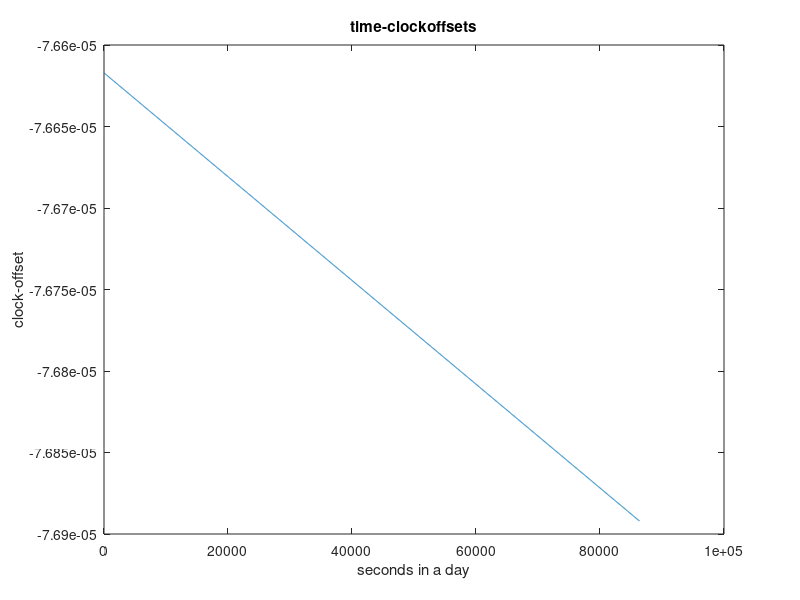

Recreate this plot in MATLAB. (Note: this script raises an error after producing the figure.)
%%%%%%%%%%%%%%%%%%%%%%%%%%%%%%%%%%%%%%%%%%%%%%%%%%%%%%%%%%%%%%%%%%%%%%%%%%%%%%%%%%%%%%%%%%%%
% Positioning and Location Based Services
% A.A. 2023/2024
% Exercise 2:  GPS orbits computation
% 
% Mu Junjie Deng Jianwei Su Jiayi
% 
% References:
%     - http://www.navipedia.net/index.php/Clock_Modelling
%     - http://www.ajgeomatics.com/SatelliteOrbitsRev0828-2010.pdf
%     - http://www.navipedia.net/index.php/GPS_and_Galileo_Satellite_Coordinates_Computation
%%%%%%%%%%%%%%%%%%%%%%%%%%%%%%%%%%%%%%%%%%%%%%%%%%%%%%%%%%%%%%%%%%%%%%%%%%%%%%%%%%%%%%%%%%%%

close all
set(0,'DefaultFigureWindowStyle','docked');

% Load Almanac of satellite SVN 63, PRN 01 (Block IIR) for 2016
dt0= -7.661711424589D-05;
dt1= -3.183231456205D-12;
dt2=  0.000000000000D+00;
a = 5.153650835037D+03^2;
e = 3.841053112410D-03;
M0 = 1.295004883409D+00;
Omega0 = -2.241692424630D-01;
Omegadot = -8.386063598924D-09;
i0 = 9.634782624741D-01;
idot = -7.286017777600D-11;
w0 = 9.419793734505D-01;
wdot = 0.0;

GMe = 3.986005D+14;
OmegaEdot = 7.2921151467D-05;
% Initialize vector of epochs 
t_0 = 0;     
t_end = 23*3600+59*60+59;
t_step = 30;    
time_epochs = (t_0:t_step:t_end);
% 1) Compute clock offsets and plot it

clock_offset = dt0 + dt1*time_epochs + dt2*time_epochs.^2;
figure(1)
plot(time_epochs, clock_offset, "-");
xlabel('seconds in a day');
ylabel('clock-offset');
title('time-clockoffsets');
ax = gca;
ax.XAxis.Exponent = 0;
% 2) Compute positions in ITRF, X, Y, Z
% Initialize vector of positions
n_epochs = length(time_epochs);
satilte_ORS = zeros(3, n_epochs);
satelite_ITRF = zeros(3, n_epochs);
t=zeros(1, n_epochs);
% compute the mean velocity
n = sqrt(GMe / a^3);

i = 1;
for Dt = t_0 : t_step : (t_end - t_0)
    t(i) = Dt;
    % compute psi
    % a.mean anomaly
    M_t = M0 + n*Dt;
    % b.eccentric anomaly
    E = ecc_anomaly(M_t, e);
    % c.true anomaly
    psi = atan2(sqrt(1-e^2)*sin(E),(cos(E)-e));
    % compute r 
    rt = a*(1-e^2)/(1+e*cos(psi));
    % satellite	coordinates	in	the	ORS
    xt = rt*cos(psi);
    yt = rt*sin(psi);
    satilte_ORS(:,i) = [xt;yt;0];
    % compute w(t)=w0+wdot(t-t0)
    wt = w0 + wdot*Dt;
    % compute i(t)
    it = i0 + idot*Dt;
    % compute W(t)
    omega = Omega0 + (Omegadot-OmegaEdot)*Dt;
    %fill three rotation matrices
    R3o = [cos(-omega),sin(-omega),0;-sin(-omega),cos(-omega),0;0,0,1];
    R1i = [1,0,0;0,cos(-it),-sin(-it);0,sin(-it),cos(-it)];
    R3w = [cos(-wt),sin(-wt),0;-sin(-wt),cos(-wt),0;0,0,1];
    %rotate from OCRS to ITRF
    satelite_ITRF(:,i) = R3o*R1i*R3w*satilte_ORS(:,i);
    i = i+1;
end
% 3) Convert X(t), Y(t), Z(t) to phi(t), lat(t), h(t)
% compute the average radius
Geo = cart2geo(satelite_ITRF);

% 4) Plot satellite's daily trajectory with basemap
figure(2);
% H = subplot(m,n,p), or subplot(mnp), breaks the Figure window
% into an m-by-n matrix of small axes

% Plot groundtracks
% axesm Define map axes and set map properties
ax = axesm ('eqdcylin', 'Frame', 'on', 'Grid', 'on', 'LabelUnits', 'degrees', 'MeridianLabel', 'on', 'ParallelLabel', 'on', 'MLabelParallel', 'south');
% geoshow Display map latitude and longitude data 
%  DISPLAYTYPE can be 'point', 'line', or 'polygon' and defaults to 'line'
geoshow('landareas.shp', 'FaceColor', 'black');
hold on
lon = Geo(1:end,2);
lat = -Geo(1:end,1);
geoshow(lat,lon, 'DisplayType', 'point', 'MarkerEdgeColor', 'green');
% axis EQUAL  sets the aspect ratio so that equal tick mark
% increments on the x-,y- and z-axis are equal in size.
% axis TIGHT sets the axis limits to the range of the data.
axis equal; axis tight;

% Plot height of the satellite 
figure(3)
plot(t(1:10:end), Geo(1:10:end,3), '.g');
%title(['ellipsoidic height variations [km] around mean height = ' num2str(mean(##YourVariables) ' km']);
xlabel('seconds in one day (00:00 - 23:59 = 86400 sec)');
ylabel('[km]');
xlim([1 t(end)]);


% SYNTAX
%  *  [E] = ecc_anomaly(M, e)
% OUTPUT
%  *  E = eccentricity anomaly
% INPUT
%  *  M = mean anomaly
%  *  e = eccentricity of the orbit

function [E] = ecc_anomaly(M, e)
    E = M;
    
    max_iter = 12; %it was 10 when using only GPS (convergence was achieved at 4-6 iterations);
                   % now it set to 12 because QZSS PRN 193 can take 11 iterations to converge
    i = 1;
    dE = 1;
    
    while ((dE > 1e-12) && (i < max_iter))
       E_tmp = E;
       E = M + e * sin(E);
       dE = mod(E - E_tmp, 2 * pi);
       i = i + 1;
    end
    
    if (i == max_iter)
        fprintf('WARNING: Eccentric anomaly does not converge.\n')
    end
    
    E = mod(E, 2 * pi);
end

function result = cart2geo(input)
    n = size(input);
    for i = 1:n(1,2)
        X = input(1,i);
        Y = input(2,i);
        Z = input(3,i);
    
        a = 6378137;
        b = 6356752.314;
        eb = sqrt((a^2-b^2)/b^2);
        r = sqrt(X^2+Y^2);
        e = sqrt(1 - b^2/a^2);
    
        Psi = atan((Z*a)/(r*b));
        Lambda = atan2(Y,X);
        Fai = atan2((Z+eb^2*b*sin(Psi)^3),(r-e^2*a*cos(Psi)^3));
        Rn = a / sqrt(1-e^2*sin(Fai)^2);
        h = (r/cos(Fai) -Rn)/1000 -20189.3326;
    
        result(i, :) = [Fai/pi*180; Lambda/pi*180; h];
    end

end






